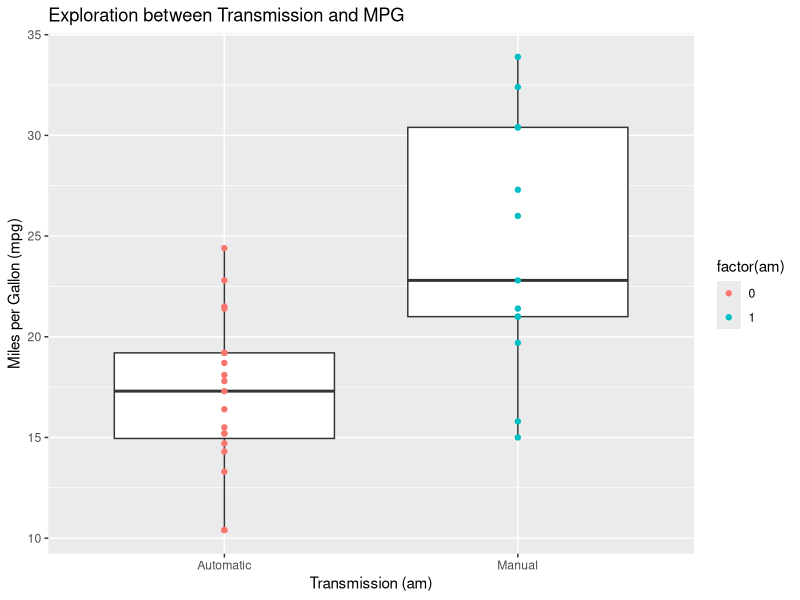
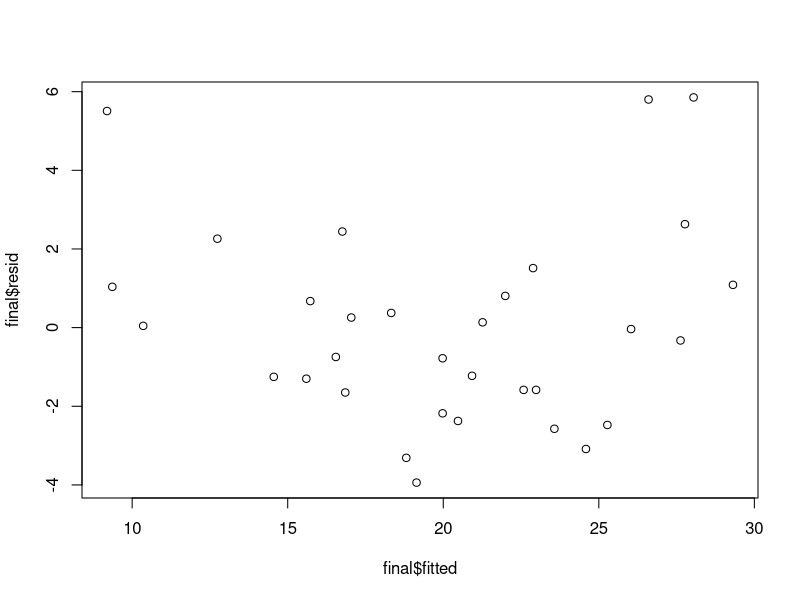
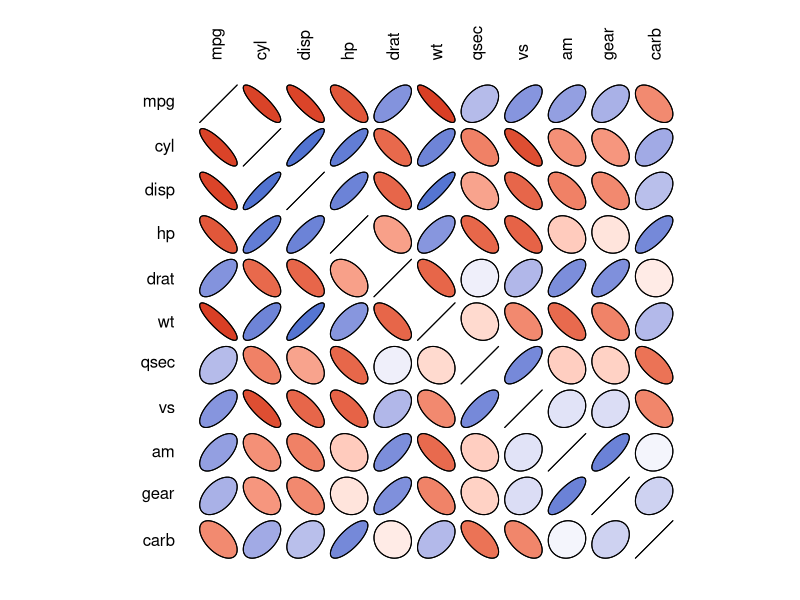
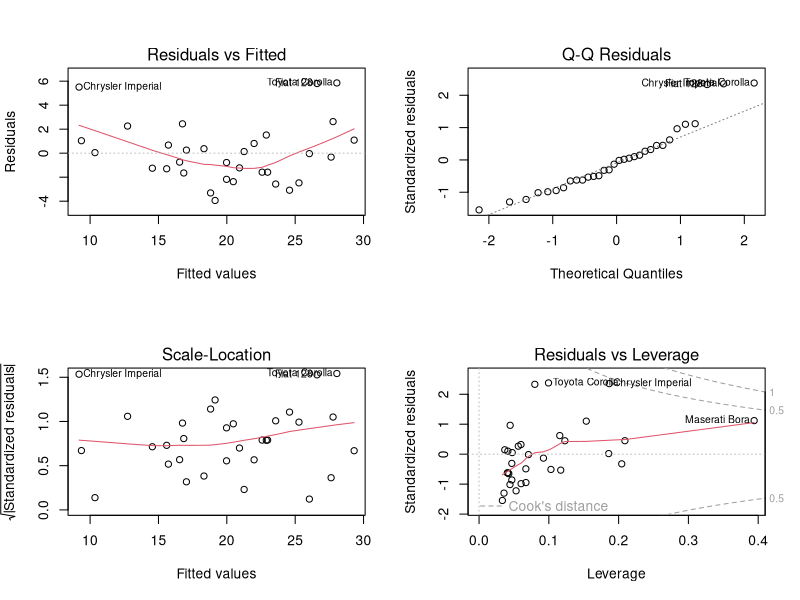

Write the R code that produced these figures, in order.
## ---- chunk 1
#load and store data
library(datasets, warn.conflicts = FALSE); library(ggplot2, warn.conflicts = FALSE); library(caret, warn.conflicts = FALSE); library(dplyr, warn.conflicts = FALSE)
cars <- mtcars; cars$cyl  <- factor(cars$cyl); cars$vs   <- factor(cars$vs);cars$gear <- factor(cars$gear); cars$carb <- factor(cars$carb); cars$am <- factor(cars$am, labels=c("Auto","Man"))
## ---- chunk 2
#note Automatic = 0, Manual = 1
ggplot(mtcars, aes(factor(am), mpg))+geom_boxplot()+geom_point(aes(color=factor(am)))+scale_x_discrete(labels=c("Automatic","Manual"))+xlab("Transmission (am)") + ylab("Miles per Gallon (mpg)") + ggtitle("Exploration between Transmission and MPG")
## ---- chunk 3
ttest <- t.test(mpg~am, data=cars)
ttest$p.value
## ---- chunk 4
ctab <- cor(mtcars)
ctab[,1]
## ---- chunk 5
simple <- lm(mpg~am, cars)
summary(simple)$adj.r.squared
## ---- chunk 6
all <- lm(mpg~., cars)
least <- step(all, direction="backward", trace=FALSE)
## ---- chunk 7
summary(least)$adj.r.squared
## ---- chunk 8
final <- lm(mpg ~ hp+wt, cars)
summary(final)$adj.r.squared
## ---- chunk 9
plot(final$fitted, final$resid)
## ---- chunk 10
library(ellipse)
ctab <- cor(mtcars)
colorfun <- colorRamp(c("#CC0000","white","#3366CC"), space="Lab")
plotcorr(ctab, col=rgb(colorfun((ctab+1)/2), maxColorValue=255), mar = c(0.1, 0.1, 0.1, 0.1))
## ---- chunk 11
least <- step(all, direction="backward")
## ---- chunk 12
#plotting residual vs fitted; the plot shows that it is not entirely random/homoskedatic, there seems to be a potential for heterskedasticity in the form of a parabola where the ends have higher positive variance and the middle has high negative variance
par(mfrow= c(2,2))
plot(final)
